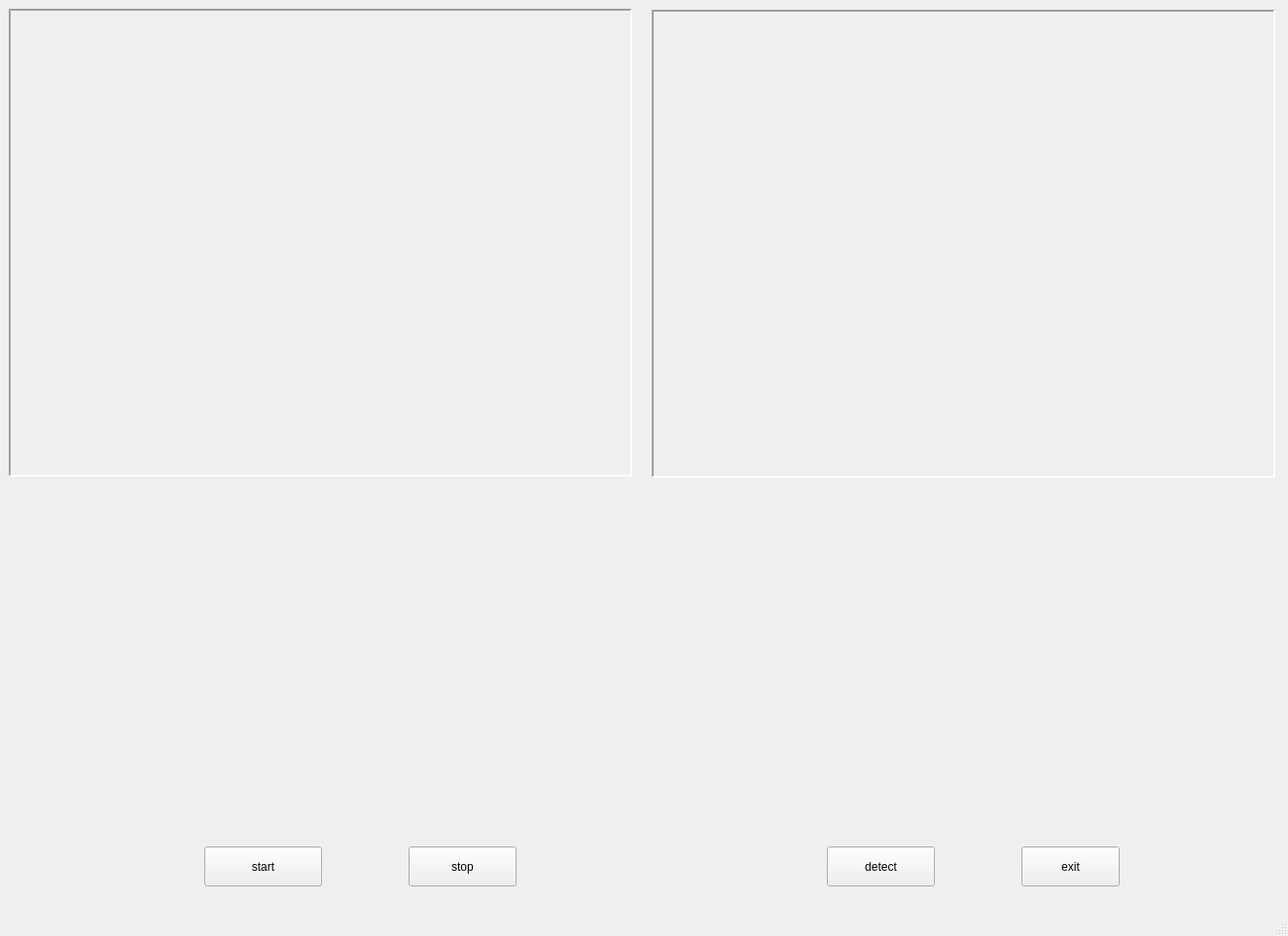
<?xml version="1.0" encoding="UTF-8"?>
<ui version="4.0">
 <class>breath</class>
 <widget class="QMainWindow" name="breath">
  <property name="geometry">
   <rect>
    <x>0</x>
    <y>0</y>
    <width>1324</width>
    <height>962</height>
   </rect>
  </property>
  <property name="windowTitle">
   <string>呼吸检测</string>
  </property>
  <widget class="QWidget" name="centralwidget">
   <widget class="QFrame" name="left">
    <property name="geometry">
     <rect>
      <x>9</x>
      <y>9</y>
      <width>641</width>
      <height>481</height>
     </rect>
    </property>
    <property name="frameShape">
     <enum>QFrame::Box</enum>
    </property>
    <property name="frameShadow">
     <enum>QFrame::Raised</enum>
    </property>
    <widget class="QLabel" name="original">
     <property name="geometry">
      <rect>
       <x>0</x>
       <y>0</y>
       <width>641</width>
       <height>481</height>
      </rect>
     </property>
     <property name="frameShape">
      <enum>QFrame::Panel</enum>
     </property>
     <property name="frameShadow">
      <enum>QFrame::Sunken</enum>
     </property>
     <property name="text">
      <string/>
     </property>
    </widget>
   </widget>
   <widget class="QFrame" name="right">
    <property name="geometry">
     <rect>
      <x>670</x>
      <y>10</y>
      <width>641</width>
      <height>481</height>
     </rect>
    </property>
    <property name="frameShape">
     <enum>QFrame::Box</enum>
    </property>
    <property name="frameShadow">
     <enum>QFrame::Raised</enum>
    </property>
    <widget class="QLabel" name="binary">
     <property name="geometry">
      <rect>
       <x>0</x>
       <y>0</y>
       <width>641</width>
       <height>481</height>
      </rect>
     </property>
     <property name="frameShape">
      <enum>QFrame::Panel</enum>
     </property>
     <property name="frameShadow">
      <enum>QFrame::Sunken</enum>
     </property>
     <property name="text">
      <string/>
     </property>
    </widget>
   </widget>
   <widget class="QPushButton" name="start">
    <property name="geometry">
     <rect>
      <x>210</x>
      <y>870</y>
      <width>121</width>
      <height>41</height>
     </rect>
    </property>
    <property name="text">
     <string>start</string>
    </property>
   </widget>
   <widget class="QPushButton" name="stop">
    <property name="geometry">
     <rect>
      <x>420</x>
      <y>870</y>
      <width>111</width>
      <height>41</height>
     </rect>
    </property>
    <property name="text">
     <string>stop</string>
    </property>
   </widget>
   <widget class="QPushButton" name="detect">
    <property name="geometry">
     <rect>
      <x>850</x>
      <y>870</y>
      <width>111</width>
      <height>41</height>
     </rect>
    </property>
    <property name="text">
     <string>detect</string>
    </property>
   </widget>
   <widget class="QPushButton" name="exit">
    <property name="geometry">
     <rect>
      <x>1050</x>
      <y>870</y>
      <width>101</width>
      <height>41</height>
     </rect>
    </property>
    <property name="text">
     <string>exit</string>
    </property>
   </widget>
   <widget class="QWidget" name="verticalLayoutWidget">
    <property name="geometry">
     <rect>
      <x>9</x>
      <y>509</y>
      <width>1301</width>
      <height>351</height>
     </rect>
    </property>
    <layout class="QVBoxLayout" name="graph_layout"/>
   </widget>
  </widget>
  <widget class="QMenuBar" name="menubar">
   <property name="geometry">
    <rect>
     <x>0</x>
     <y>0</y>
     <width>1324</width>
     <height>23</height>
    </rect>
   </property>
  </widget>
  <widget class="QStatusBar" name="statusbar"/>
 </widget>
 <resources/>
 <connections/>
</ui>
